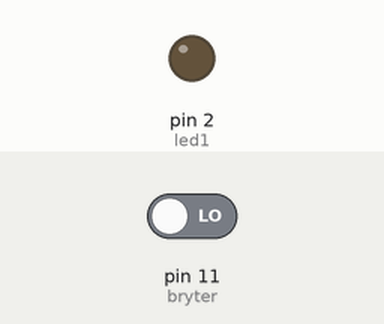
Recording of a sketch running on a simulated Arduino Uno, built with avr-gcc and run on an emulated ATmega328P. Parts: output pins drawn as LEDs (lit = HIGH). Inputs (shaded band) come from the test bench; at power-on: pin 11 (bryter) LOW.

Above: at 1.2 s.
1.3 s: pin 11 (bryter) driven HIGH
At 2.4 s:
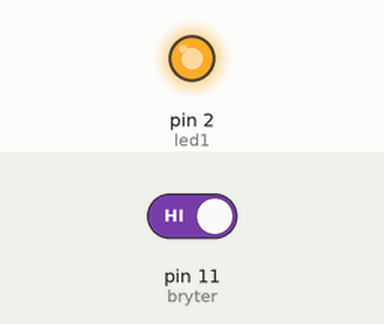
2.8 s: pin 11 (bryter) driven LOW
At 3.7 s:
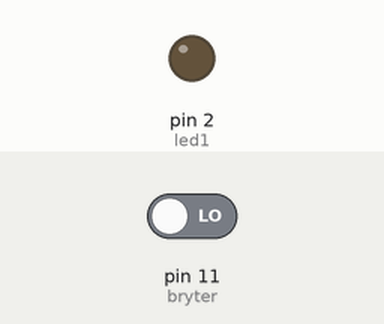
Timing chart, 0 to 5.8 s (numbered marks = the images above; inputs shaded):
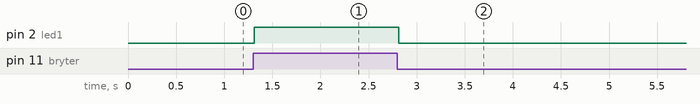

The sketch:

7_Lysbryter_-_MHP.ino
```cpp
// Oppgave 7 - Lysbryter - 30.01.2018 - MHP

// KONSTANTER:
const byte led1 = 2;
const byte bryter = 11;

// VARIABLER:
int lesbryter;

// SETUP:
void setup() {
  pinMode(led1, OUTPUT);
  pinMode(bryter, INPUT);
}

// FUNKSJONER:

// HOVUDPROGRAM:
void loop() {
  lesbryter = digitalRead(bryter);
  delay(10);
  if (lesbryter == HIGH) {
    digitalWrite(led1, HIGH);
  }
  else {
    digitalWrite(led1, LOW);
  }
}
```

Measured:
- after the input at 1.3 s, pin 2 (led1): LOW → HIGH at once
- after the input at 2.8 s, pin 2 (led1): HIGH → LOW at once
